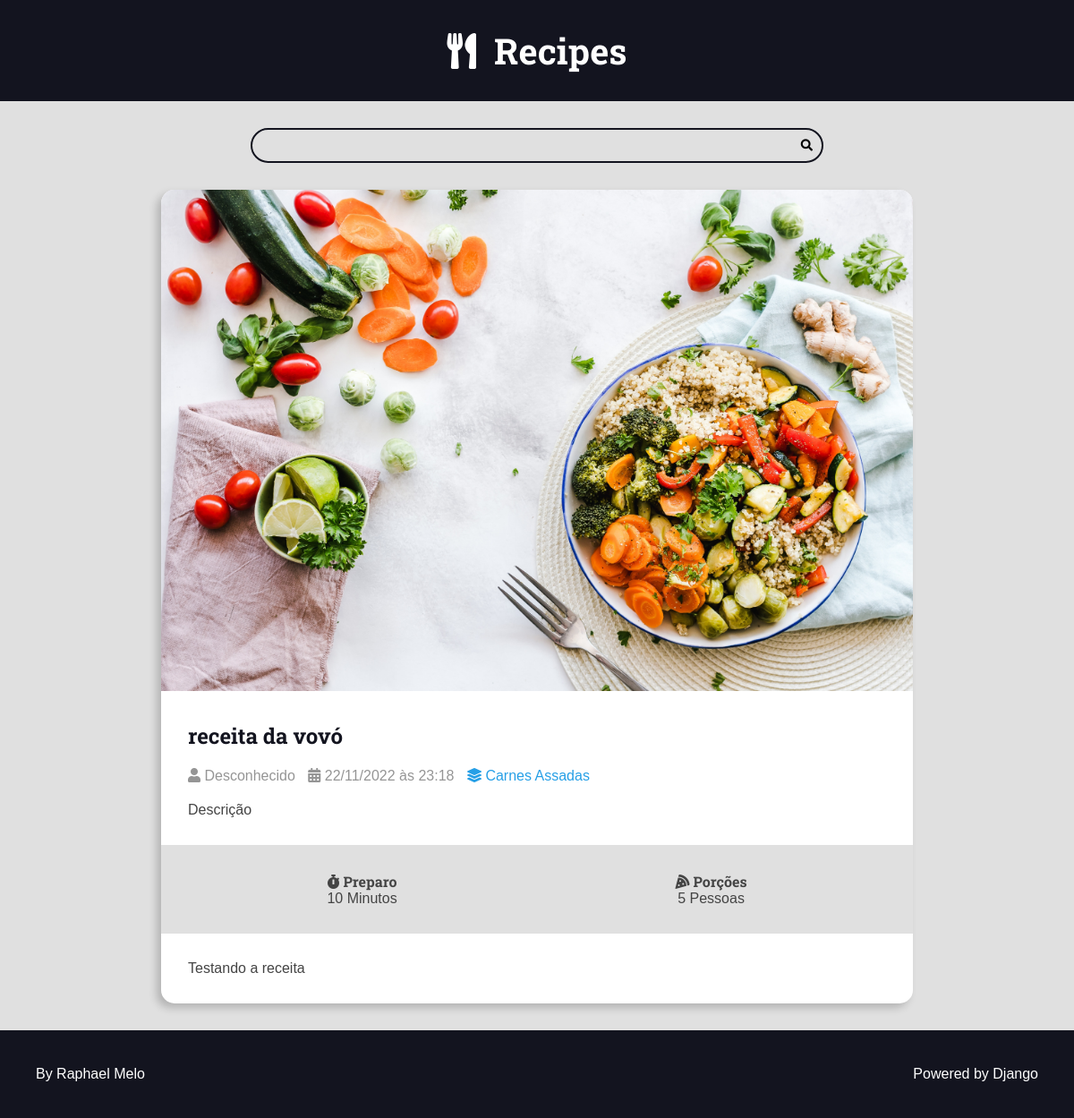
The page /recipes/23/ on the database its author committed.
### recipes/models.py (models this page shows, shortened)
class Recipe(models.Model):
    title = models.CharField(max_length=65)
    description = models.CharField(max_length=165)
    slug = models.SlugField(unique=True)
    preparation_time = models.IntegerField()
    preparation_time_unit = models.CharField(max_length=65)
    servings = models.IntegerField()
    servings_unit = models.CharField(max_length=65)
    preparation_steps = models.TextField()
    preparation_steps_is_html = models.BooleanField(default=False)
    created_at = models.DateTimeField(auto_now_add=True)
    updated_at = models.DateTimeField(auto_now=True)
    is_published = models.BooleanField(default=False)
    cover = models.ImageField(upload_to='recipes/covers/%Y/%m/%d/', blank=True, default='recipes/covers/default/default.jpg')
    category = models.ForeignKey(
        Category, on_delete=models.SET_NULL, null=True, blank=True, default=None
    )
    author = models.ForeignKey(
        User, on_delete=models.SET_NULL, null=True, blank=True
    )

class Category(models.Model):
    name = models.CharField(max_length=65)

### recipes/views.py (the view)
# urls.py: path('recipes/<int:id>/', views.recipe, name="recipe"),
def recipe(request, id):
    recipe = get_object_or_404(
        Recipe,
        id=id,
        is_published=True
    )
    return render(request, 'recipes/pages/recipe-view.html', context={
        'recipe': recipe,
        'is_detail_page': True,
    })

### recipes/templates/recipes/pages/recipe-view.html (shortened to what this page needs)
{% extends 'global/base.html' %}
{% block content %}
    <div class="main-content main-content-detail container">
        {% include 'recipes/partials/recipe.html' %}
    </div>
{% endblock %}

### recipes/templates/recipes/partials/recipe.html (shortened to what this page needs)
<div class="recipe recipe-list-item">
    <div class="recipe-cover">
        <a href="{% url 'recipes:recipe' recipe.id %}">
            {% if recipe.cover.url %}
                <img src="{{ recipe.cover.url }}" alt="Temporário">
            {% endif %}
        </a>
    </div>
    <div class="recipe-title-container">
        <h2 class="recipe-title">
            <a href="{% url 'recipes:recipe' recipe.id %}">
                {{ recipe.title }}
            </a>
        </h2>
    </div>
    <div class="recipe-author">
            <span class="recipe-author-item">
                <i class="fas fa-user"></i>
                {% if recipe.author is not None %}
                    {% if recipe.author.first_name %}
                        {{ recipe.author.first_name }} {{ recipe.author.last_name }}
                    {% else %}
                        {{ recipe.author.username }}
                    {% endif %}
                {% else %}
                    Desconhecido
                {% endif %}
            </span>
        <span class="recipe-author-item">
            <i class="fas fa-calendar-alt"></i>
            {{ recipe.created_at|date:"d/m/Y" }} às {{ recipe.created_at|date:"H:i" }}
        </span>
        {% if recipe.category is not None %}
            <span class="recipe-author-item">
                <a href="{% url 'recipes:category' recipe.category.id %}">
                    <i class="fas fa-layer-group"></i>
                    <span>{{ recipe.category.name }}</span>
                </a>
            </span>
        {% endif %}
    </div>
    <div class="recipe-content">
        <p>{{ recipe.description }}</p>
    </div>
    <div class="recipe-meta-container">
        <div class="recipe-meta recipe-preparation">
            <h3 class="recipe-meta-title"><i class="fas fa-stopwatch"></i> Preparo</h3>
            <div class="recipe-meta-text">
                {{ recipe.preparation_time }} {{ recipe.preparation_time_unit }}
            </div>
        </div>
        <div class="recipe-meta recipe-servings">
            <h3 class="recipe-meta-title"><i class="fas fa-pizza-slice"></i> Porções</h3>
            <div class="recipe-meta-text">
                {{ recipe.servings }} {{ recipe.servings_unit }}
            </div>
        </div>
    </div>
    {% if is_detail_page is True %}
        <div class="preparation-steps">
            {% if recipe.preparation_steps_is_html is True %}
                {{ recipe.preparation_steps|safe }}
            {% else %}
                {{ recipe.preparation_steps|linebreaksbr }}
            {% endif %}
        </div>
    {% endif %}
</div>

### recipes/static/recipes/css/styles.css (style rules this page uses)
:root { --color-primary: #269fe6; --color-primary-hover: #2086c2; --color-primary-dark: #13141f; --color-primary-dark-hover: #212336; --color-primary-light: #d4ecfa; --color-primary-light-hover: #bdd8e7; --color-white: #fff; --color-black: #000; --color-dark-text: #444; --color-info-light: #cce5ff; --color-debug-light: #cce5ff; --color-success-light: #d4edda; --color-alert-light: #fff3cd; --color-warning-light: #fff3cd; --color-error-light: #f8d7da; --color-info-dark: #4d86c4; --color-debug-dark: #4d86c4; --color-success-dark: #4a9c5d; --color-alert-dark: #927f40; --color-warning-dark: #927f40; --color-error-dark: #da525d; --color-gray-0: #f9f9f9; --color-gray-1: #e0e0e0; --color-gray-2: #c7c7c7; --color-gray-3: #aeaeae; --color-gray-4: #959595; --color-gray-5: #7d7d7d; --color-gray-6: #646464; --color-gray-7: #4b4b4b; --color-gray-8: #323232; --color-gray-9: #191919; --font-primary: sans-serif; --font-headings: 'Roboto Slab', serif; --spacing-gutter-medium: 3rem; --spacing-gutter-large: 4rem; }
* { margin: 0; padding: 0; box-sizing: border-box; }
html { font-size: 62.5%; }
body { font-size: 1.6rem; font-family: var(--font-primary); background: var(--color-gray-1); color: var(--color-dark-text); }
h1, h2, h3, h4, h5, h6 { font-family: var(--font-headings); }
.container { max-width: 144rem; margin: 0 auto; padding: var(--spacing-gutter-medium); }
.main-content { padding-top: 0; }
.recipe { background: var(--color-white); box-shadow: -5px 5px 10px rgba(0, 0, 0, .2); transform: scale(1); transition: all 300ms ease-in-out; border-radius: 1.5rem; overflow: hidden; }
.recipe img { max-width: 100%; }
.recipe-list-item { max-width: 64rem; height: fit-content; }
.recipe-title-container { padding: var(--spacing-gutter-medium); padding-bottom: 2rem; }
.recipe-title-container a { text-decoration: none; color: var(--color-primary-dark); }
.recipe-author { padding: 0 var(--spacing-gutter-medium); }
.recipe-content { padding: var(--spacing-gutter-medium); padding-top: 2rem; }
.recipe-author-item { color: var(--color-gray-4); margin-right: 1rem; }
.recipe-author a { color: var(--color-primary); transition: all 300ms ease-in-out; text-decoration: none; }
.recipe-meta-container { display: flex; flex-flow: row wrap; padding: var(--spacing-gutter-medium); background: var(--color-gray-1); }
.recipe-meta { display: flex; flex-flow: column nowrap; flex-shrink: 1; flex-grow: 1; text-align: center; }
.recipe-meta-title { font-size: 1.6rem; }
.main-content-detail .recipe-list-item { max-width: 84rem; margin: 0 auto; }
.preparation-steps { padding: var(--spacing-gutter-medium); }

### rows shown on the page
Recipe: cover (picture), title "receita da vovó", created_at "22/11/2022", created_at "23:18", category.name "Carnes Assadas", description "Descrição", preparation_time "10", preparation_time_unit "Minutos", servings "5", servings_unit "Pessoas", preparation_steps "Testando a receita"
